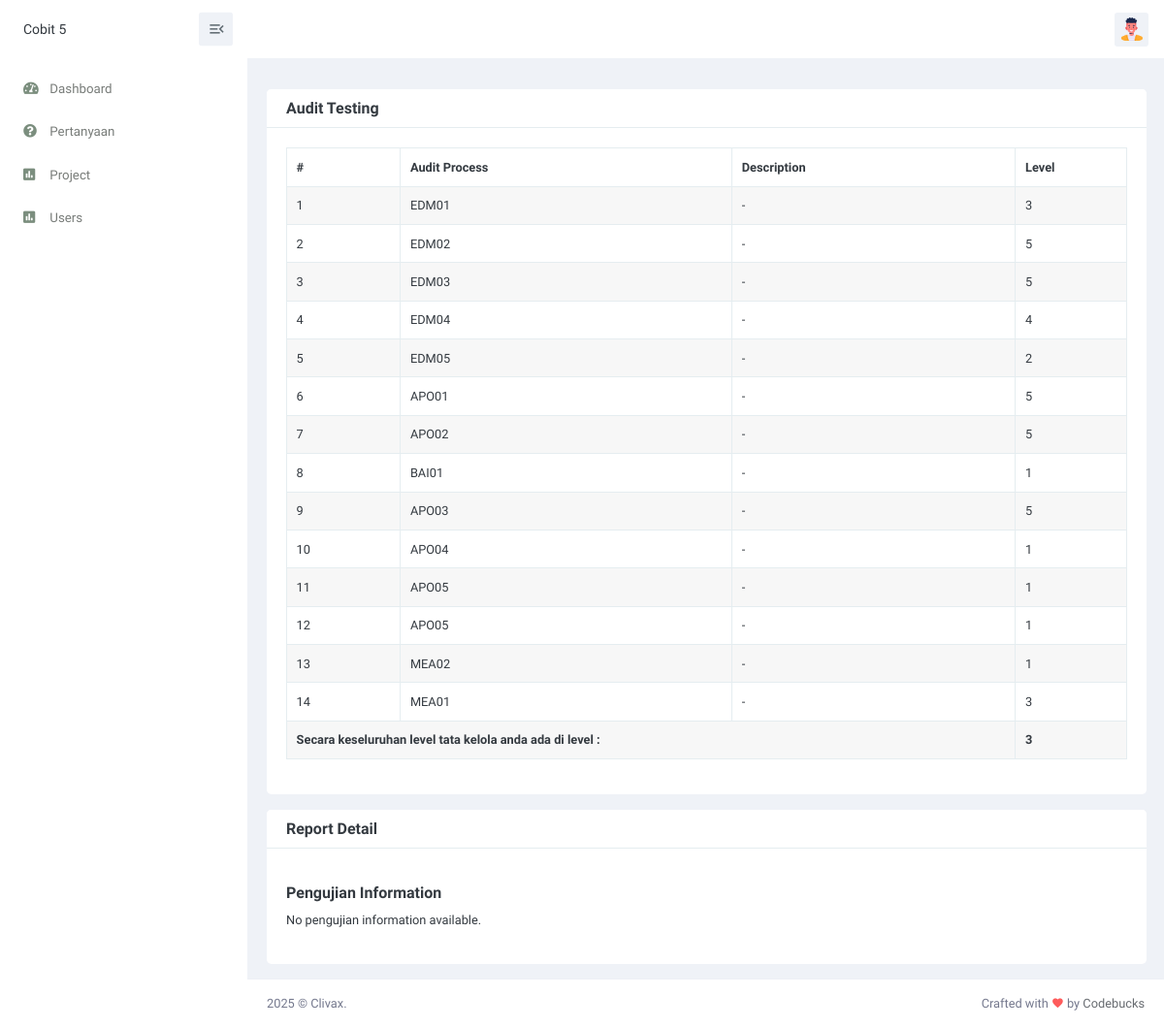
Page /views/report.php?id=7 on the committed database.
### tables this page shows
CREATE TABLE `pengujian` (
  `id_pengujian` int(11) NOT NULL,
  `id_cobit` int(11) NOT NULL,
  `audit_process` varchar(255) NOT NULL,
  `description` varchar(255) DEFAULT NULL,
  `level` int(11) NOT NULL,
  `pa` varchar(10) DEFAULT NULL
);

### views/report.php (the view, shortened to what this page needs)
<?php
include '../config/database.php';
if (isset($_GET['id'])) {
    $id = $_GET['id'];
} else {
    header("Location: project.php");
    exit();
}
$total_fi_xi = 0;
$total_items = 0;
$get_data = mysqli_query($conn, "SELECT * FROM pengujian WHERE id_cobit = '$id'");
while ($display = mysqli_fetch_array($get_data)) {
    $fi = !empty($display['frequency']) ? $display['frequency'] : 1;
    $xi = !empty($display['level']) ? $display['level'] : 0;
    $total_fi_xi += $fi * $xi;
    $total_items++;
}
if ($total_items > 0) {
    $capability_level = $total_fi_xi / $total_items;
} else {
    $capability_level = 0;
}
$get_pengujian = mysqli_query($conn, "SELECT * FROM pengujian WHERE id_cobit = '$id'");
if ($pengujian_data = mysqli_fetch_array($get_pengujian)) {
    $id_pengujian = $pengujian_data['id_pengujian'];
    $get_audit = mysqli_query($conn, "SELECT * FROM audit WHERE id_pengujian = '$id_pengujian'");
} else {
    echo "No matching pengujian found!";
    exit();
}
 ?>
<!doctype html>
<html lang="en">
<head>
    <link href="../assets/css/bootstrap.min.css" id="bootstrap-style" rel="stylesheet" type="text/css" />
    <link href="../assets/css/icons.min.css" rel="stylesheet" type="text/css" />
    <link href="../assets/libs/simplebar/simplebar.min.css" rel="stylesheet">
    <link href="../assets/css/app.min.css" id="app-style" rel="stylesheet" type="text/css" />
</head>
<body>
    <div id="layout-wrapper">
        <?php include 'partials/topbar.php'; ?>
        <?php include 'partials/sidebar.php'; ?>
        <div class="main-content">
            <div class="page-content">
                <div class="container-fluid">
                    <div class="row">
                        <div class="col-12">
                            <div class="page-title-box d-flex align-items-center justify-content-between">
                            </div>
                        </div>
                    </div>
                    <div class="row">
                        <div class="col-12">
                            <div class="card">
                                <div class="card-header">
                                    <h4 class="card-title">Audit Testing</h4>
                                </div>
                                <div class="card-body">
                                    <table class="table table-hover table-bordered table-striped dt-responsive nowrap"
                                        style="border-collapse: collapse; border-spacing: 0; width: 100%;">
                                        <thead>
                                            <tr>
                                                <th>#</th>
                                                <th>Audit Process</th>
                                                <th>Description</th>
                                                <th>Level</th>
                                            </tr>
                                        </thead>
                                        <tbody>
                                            <?php
                        $no = 1;
                        $get_data = mysqli_query($conn, "SELECT * FROM pengujian where id_cobit = '$id'");
                        while ($display = mysqli_fetch_array($get_data)) {
                            $id = !empty($display['id_pengujian']) ? $display['id_pengujian'] : '-';
                            $audit_process = !empty($display['audit_process']) ? $display['audit_process'] : '-';
                            $description = !empty($display['description']) ? $display['description'] : '-';
                            $level = !empty($display['level']) ? $display['level'] : '-';
                        ?>
                                            <tr>
                                                <td><?php echo $no; ?></td>
                                                <td><?php echo $audit_process; ?></td>
                                                <td><?php echo $description; ?></td>
                                                <td><?php echo $level; ?></td>
                                            </tr>
                                            <?php
                            $no++;
                        }
                        ?>
                                            <tr>
                                                <td colspan="3"><strong>Secara keseluruhan level tata kelola anda ada di
                                                        level :
                                                    </strong></td>
                                                <td><strong> <?php echo round($capability_level, 2); ?></strong></td>
                                            </tr>
                                        </tbody>
                                    </table>
                                </div>
                            </div>
                        </div>
                    </div>
                    <div class="row">
                        <div class="col-12">
                            <div class="card">
                                <div class="card-header">
                                    <h4 class="card-title">Report Detail</h4>
                                </div>
                                <div class="card-body">
                                    <h5 class="mt-3">Pengujian Information</h5>
                                    <?php
                $get_pengujian = mysqli_query($conn, "SELECT * FROM pengujian WHERE id_cobit = '$id'");
                if (mysqli_num_rows($get_pengujian) > 0) {
                    while ($pengujian = mysqli_fetch_array($get_pengujian)) {
                        $audit_process = !empty($pengujian['audit_process']) ? $pengujian['audit_process'] : '-';
                        $description = !empty($pengujian['description']) ? $pengujian['description'] : '-';
                        $level = !empty($pengujian['level']) ? $pengujian['level'] : '-';
                        ?>
                                    <p><strong>Audit Process:</strong> <?php echo $audit_process; ?></p>
                                    <p><strong>Description:</strong> <?php echo $description; ?></p>
                                    <p><strong>Level:</strong> <?php echo $level; ?></p>
                                    <?php
                        $id_pengujian = $pengujian['id_pengujian'];
                        $get_audit = mysqli_query($conn, "SELECT * FROM audit WHERE id_pengujian = '$id_pengujian'");
                        ?>
                                    <h5 class="mt-4">Audit Details</h5>
                                    <table class="table table-hover table-bordered table-striped dt-responsive nowrap"
                                        style="border-collapse: collapse; border-spacing: 0; width: 100%;">
                                        <thead>
                                            <tr>
                                                <th>#</th>
                                                <th>Question ID</th>
                                                <th>Score</th>
                                                <th>Level</th>
                                                <th>Document Evidence</th>
                                                <th>Level Audit</th>
                                            </tr>
                                        </thead>
                                        <tbody>
                                            <?php
                            $no = 1;
                            if (mysqli_num_rows($get_audit) > 0) {
                                while ($audit = mysqli_fetch_array($get_audit)) {
                                    $question_id = !empty($audit['question_id']) ? $audit['question_id'] : '-';
                                    $score = !empty($audit['score']) ? $audit['score'] : '-';
                                    $level_audit = !empty($audit['level_audit']) ? $audit['level_audit'] : '-';
                                    $document_evidence = !empty($audit['document_evidence']) ? $audit['document_evidence'] : '-';
                                    ?>
                                            <tr>
                                                <td><?php echo $no++; ?></td>
                                                <td><?php echo $question_id; ?></td>
                                                <td><?php echo $score; ?></td>
                                                <td><?php echo $level_audit; ?></td>
                                                <td><?php echo $document_evidence; ?></td>
                                                <td><?php echo $level_audit; ?></td>
                                            </tr>
                                            <?php
                                }
                            } else {
                                echo "<tr><td colspan='6'>No audit details found.</td></tr>";
                            }
                            ?>
                                        </tbody>
                                    </table>
                                    <?php
                    }
                } else {
                    echo "<p>No pengujian information available.</p>";
                }
                ?>
                                </div>
                            </div>
                        </div>
                    </div>
                </div>
            </div>
            <?php include 'partials/footer.php'; ?>
        </div>
    </div>
</body>
</html>

### rows in the picture
pengujian: audit_process "EDM01", description "-", level "3"
pengujian: audit_process "EDM02", description "-", level "5"
pengujian: audit_process "EDM03", description "-", level "5"
pengujian: audit_process "EDM04", description "-", level "4"
pengujian: audit_process "EDM05", description "-", level "2"
pengujian: audit_process "APO01", description "-", level "5"
pengujian: audit_process "APO02", description "-", level "5"
pengujian: audit_process "BAI01", description "-", level "1"
pengujian: audit_process "APO03", description "-", level "5"
pengujian: audit_process "APO04", description "-", level "1"
pengujian: audit_process "APO05", description "-", level "1"
pengujian: audit_process "APO05", description "-", level "1"
pengujian: audit_process "MEA02", description "-", level "1"
pengujian: audit_process "MEA01", description "-", level "3"

### other values in the picture
$capability_level "3"
